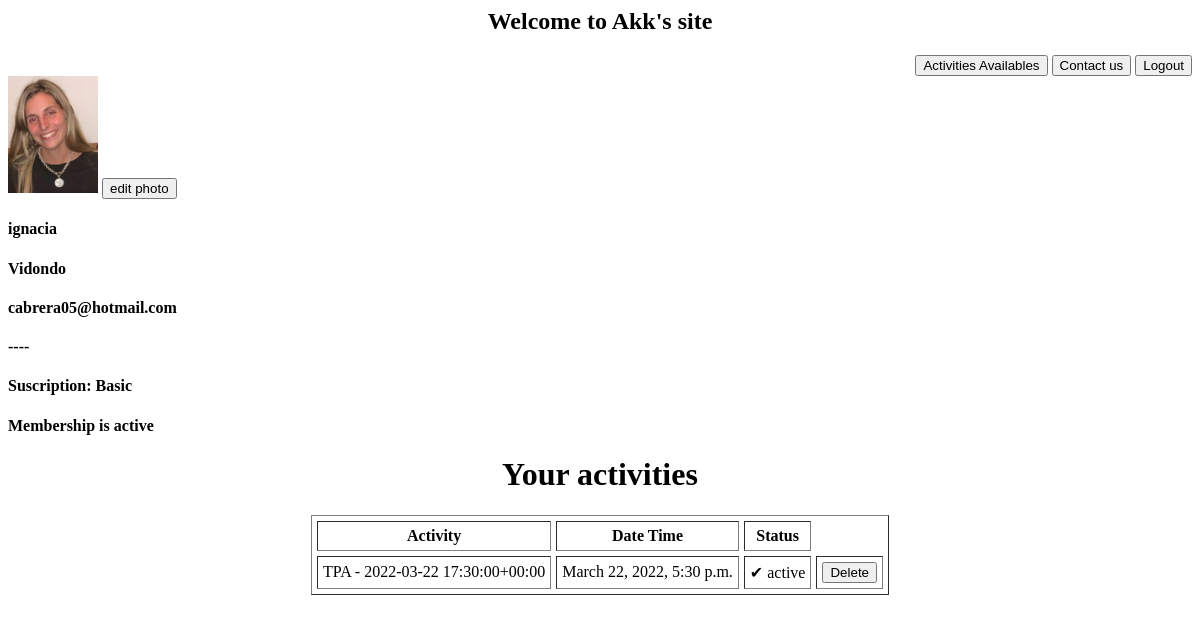
Page /mysite/ (signed in) on the earlier database version.
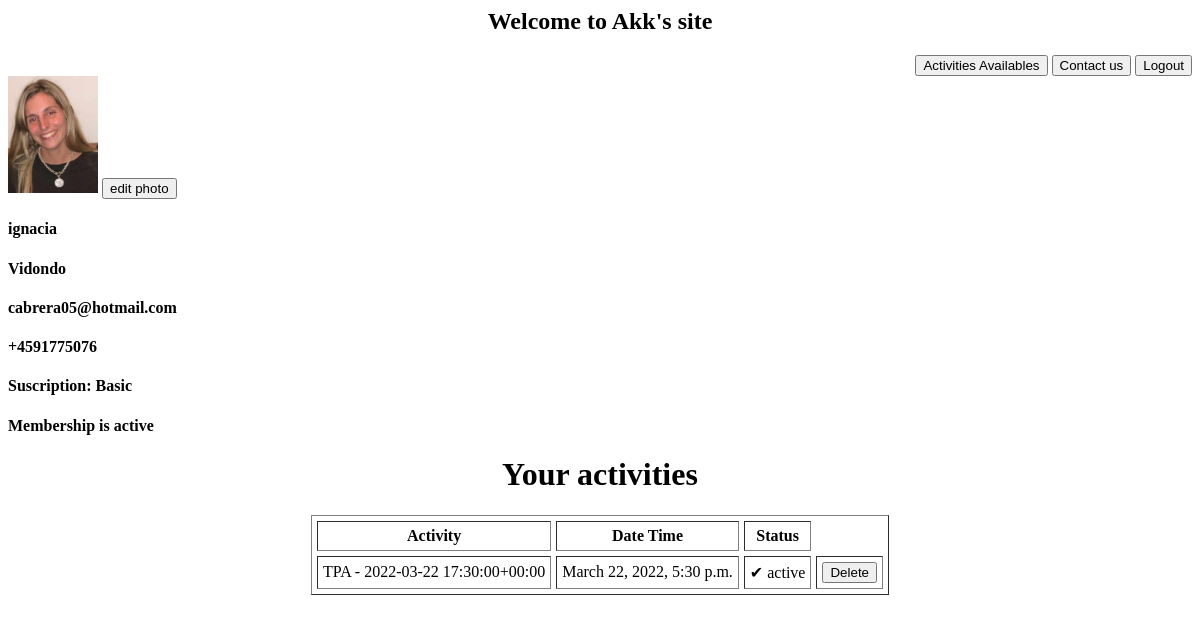
Same page on the later database version.
### Users/models.py (models this page shows, shortened)
class User(AbstractBaseUser,PermissionsMixin):
    id = models.AutoField(primary_key=True)
    username = models.CharField(
        max_length=200, blank=False, null=False, unique=True
    )
    email = models.EmailField(verbose_name="Email", unique=True)
    name = models.CharField(
        max_length=200, verbose_name="Name", blank=True, null=True
    )
    surname = models.CharField(
        max_length=200, verbose_name="Surname", blank=True, null=True
        )
    mobile = models.CharField(max_length=200, default= "----")
    subplan = models.ForeignKey(SubPlan, on_delete=models.CASCADE, default=1)
    status = models.BooleanField(default=True)
    creation_date = models.DateTimeField(auto_now=True, verbose_name="Date")
    image = models.ImageField(verbose_name="Image", upload_to='profile/', blank=True, null=True, default="profile.png")
    is_active = models.BooleanField(default=True)
    is_admin = models.BooleanField(default=False)
    is_staff = models.BooleanField(default=False)
    objects = UserManager()
    class Meta:
        verbose_name="User"
        verbose_name_plural="Users"
    USERNAME_FIELD = 'username'
    REQUIRED_FIELDS = ['email', 'name','surname',]
    def __str__(self):
        return self.username
    @property
    def is_staff(self):
        return self.is_admin

class UserActivity(models.Model):
    activity = models.ForeignKey(Activity, on_delete=models.CASCADE,unique=True)
    user = models.ForeignKey(User, on_delete=models.CASCADE)

### HomeApp/models.py (models this page shows)
class SubPlan(models.Model):
    title = models.CharField(max_length=200)
    price = models.IntegerField()
    status = models.BooleanField(default=False)
    def __str__(self):
        return self.title

class Activity(models.Model):
    title = models.CharField(max_length=200)
    date_time = models.DateTimeField()
    status = models.BooleanField(default=False)
    quantity_of_clients = models.IntegerField(default = 0)
    users = models.ManyToManyField("Users.User", related_name="User",blank=True,null=True)
    def __str__(self):
        return self.title + " " + str(" - " )+ str(self.date_time)

### Users/views.py (the view)
# urls.py: path('mysite/', login_required(mysite), name="mysite"),
def mysite(request):
    now = datetime.now(timezone.utc)
    activity = Activity.objects.filter(date_time__gte=now).first()
    user_activities = UserActivity.objects.filter(user=request.user).filter(activity__title=activity.title)
    return render (request, 'mysite.html',{'user_activities': user_activities})

### Users/templates/mysite.html (shortened to what this page needs)
  <h2 align="center">Welcome to {{user|title}}'s site</h2>
<div>
  <div align="right">
    <head>
      <div align="right">
    </head>
    <a href="{% url 'activities' %}" ><button type="button">Activities Availables</button></a>
    <a href="{% url 'contact' %}"><button class="btn btn-danger">Contact us</button></a>
    <a href="{% url 'logout' %}"><button type="button">Logout</button></a>
      </div>
    </div>
{% if user.image %}
    <img src="{{ user.image.url }}" hight=100px, width=90px>
{% endif %}
    <td><a href="{% url 'account_settings' user.id %}"><button>edit photo</button></a></td>
<diV>
    <h4>{{user.name}}</h4>
    <h4>{{user.surname}}</h4>
    <h4>{{user.email}}</h4>
    <h4>{{user.mobile}}</h4>
    <h4> Suscription: <b> {{user.subplan}}</b></h4>
    {% if user.status %}
    <h4>Membership is active</h4>
    {% endif %}
</div>
<h1 align="center">Your activities</h1>
{% if user_activities %}
<div>
    <body>
        <table border = "1" cellpadding = "5" cellspacing = "5" align="center">
           <tr>
              <th>Activity</th>
              <th>Date Time</th>
              <th>Status</th>
           </tr>
           <tr>{% for activity in user_activities %}
               <td> {{ activity.activity }}</td>
            <td>{{ activity.activity.date_time }}</td>
            <td>{% if activity.activity.status %} <span>&#10004;</span> active  {% endif %}</td>
            <td><a href="{% url 'delete_activity' activity.id %}"><button>Delete</button></a></td>
            {% endfor %}
         </table>
     </body>
</div>
{% else %}
<h5>You dont have any activities at the moment</h5>
<a href="{% url 'activities' %}">Join activities </a>
{% endif %}

Differences in the rows shown:
changed User "Akk": mobile "----" → "+4591775076"
